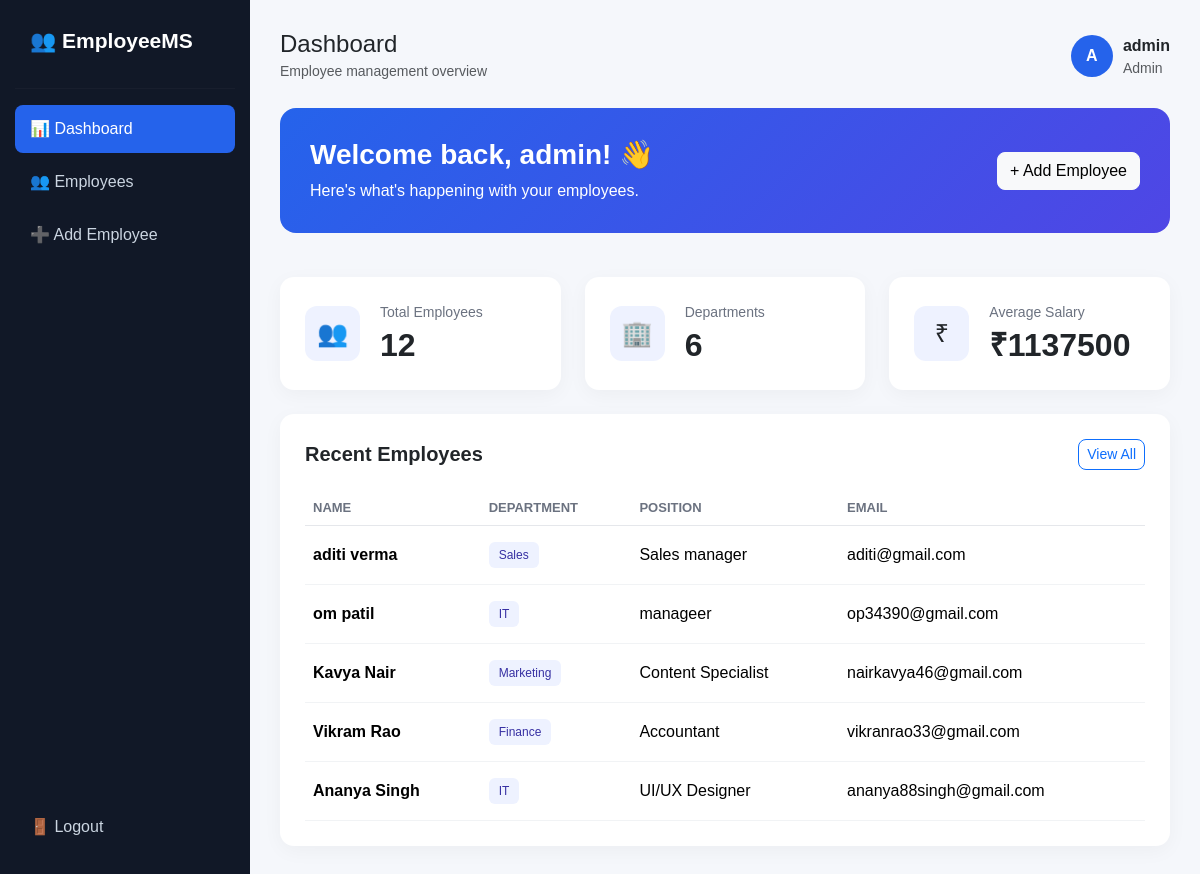
The app's page /dashboard (signed in) with its own data.
### tables this page shows
CREATE TABLE employees (
            id INTEGER PRIMARY KEY AUTOINCREMENT,
            name TEXT NOT NULL,
            email TEXT NOT NULL UNIQUE,
            phone TEXT,
            department TEXT NOT NULL,
            position TEXT NOT NULL,
            salary REAL NOT NULL,
            date_joined TEXT NOT NULL
        );

### app.py (the view)
@app.route("/dashboard")
@login_required
def dashboard():
    conn = get_db()
    total_employees = conn.execute(
        "SELECT COUNT(*) FROM employees"
    ).fetchone()[0]
    total_departments = conn.execute(
        "SELECT COUNT(DISTINCT department) FROM employees"
    ).fetchone()[0]
    average_salary = conn.execute(
        "SELECT AVG(salary) FROM employees"
    ).fetchone()[0]
    recent_employees = conn.execute(
        """
        SELECT *
        FROM employees
        ORDER BY id DESC
        LIMIT 5
        """
    ).fetchall()
    conn.close()
    if average_salary is None:
        average_salary = 0
    return render_template(
        "dashboard.html",
        total_employees=total_employees,
        total_departments=total_departments,
        average_salary=average_salary,
        recent_employees=recent_employees
    )

### app.py (called while the page is built)
def get_db():
    conn = sqlite3.connect(DATABASE)
    conn.row_factory = sqlite3.Row
    return conn

def login_required(function):
    @wraps(function)
    def decorated_function(*args, **kwargs):
        if "user_id" not in session:
            flash("Please login first.", "warning")
            return redirect(url_for("login"))
        return function(*args, **kwargs)
    return decorated_function

### templates/dashboard.html (shortened to what this page needs)
<!DOCTYPE html>
<html lang="en">
<head>
    <link
        href="https://cdn.jsdelivr.net/npm/bootstrap@5.3.3/dist/css/bootstrap.min.css"
        rel="stylesheet"
    >
    <link
        rel="stylesheet"
        href="{{ url_for('static', filename='style.css') }}"
    >
</head>
<body>
<div class="dashboard-wrapper">
    <aside class="sidebar">
        <div class="sidebar-logo">
            👥 EmployeeMS
        </div>
        <hr>
        <a href="{{ url_for('dashboard') }}" class="sidebar-link active">
            📊 Dashboard
        </a>
        <a href="{{ url_for('employees') }}" class="sidebar-link">
            👥 Employees
        </a>
        <a href="{{ url_for('add_employee') }}" class="sidebar-link">
            ➕ Add Employee
        </a>
        <div class="sidebar-bottom">
            <a href="{{ url_for('logout') }}" class="sidebar-link">
                🚪 Logout
            </a>
        </div>
    </aside>
    <main class="main-content">
        <div class="topbar">
            <div>
                <h4 class="mb-0">
                    Dashboard
                </h4>
                <small class="text-muted">
                    Employee management overview
                </small>
            </div>
            <div class="user-info">
                <div class="avatar">
                    {{ session["username"][0].upper() }}
                </div>
                <div>
                    <strong>
                        {{ session["username"] }}
                    </strong>
                    <small class="d-block text-muted">
                        {{ session["role"] }}
                    </small>
                </div>
            </div>
        </div>
        <div class="welcome-card">
            <div>
                <h3>
                    Welcome back, {{ session["username"] }}! 👋
                </h3>
                <p class="mb-0">
                    Here's what's happening with your employees.
                </p>
            </div>
            <a
                href="{{ url_for('add_employee') }}"
                class="btn btn-light"
            >
                + Add Employee
            </a>
        </div>
        <div class="row g-4 mt-1">
            <div class="col-md-4">
                <div class="stat-card">
                    <div class="stat-icon">
                        👥
                    </div>
                    <div>
                        <p>
                            Total Employees
                        </p>
                        <h2>
                            {{ total_employees }}
                        </h2>
                    </div>
                </div>
            </div>
            <div class="col-md-4">
                <div class="stat-card">
                    <div class="stat-icon">
                        🏢
                    </div>
                    <div>
                        <p>
                            Departments
                        </p>
                        <h2>
                            {{ total_departments }}
                        </h2>
                    </div>
                </div>
            </div>
            <div class="col-md-4">
                <div class="stat-card">
                    <div class="stat-icon">
                        ₹
                    </div>
                    <div>
                        <p>
                            Average Salary
                        </p>
                        <h2>
                            ₹{{ "%.0f"|format(average_salary) }}
                        </h2>
                    </div>
                </div>
            </div>
        </div>
        <div class="content-card mt-4">
            <div class="card-header-custom">
                <h5>
                    Recent Employees
                </h5>
                <a
                    href="{{ url_for('employees') }}"
                    class="btn btn-sm btn-outline-primary"
                >
                    View All
                </a>
            </div>
            <div class="table-responsive">
                <table class="table align-middle">
                    <thead>
                        <tr>
                            <th>Name</th>
                            <th>Department</th>
                            <th>Position</th>
                            <th>Email</th>
                        </tr>
                    </thead>
                    <tbody>
                    {% for employee in recent_employees %}
                        <tr>
                            <td>
                                <strong>
                                    {{ employee["name"] }}
                                </strong>
                            </td>
                            <td>
                                <span class="badge department-badge">
                                    {{ employee["department"] }}
                                </span>
                            </td>
                            <td>
                                {{ employee["position"] }}
                            </td>
                            <td>
                                {{ employee["email"] }}
                            </td>
                        </tr>
                    {% endfor %}
                    </tbody>
                </table>
            </div>
        </div>
    </main>
</div>
</body>
</html>

### static/style.css (style rules this page uses)
body { margin: 0; background: #f5f7fb; color: #212529; font-family: Arial, Helvetica, sans-serif; }
.dashboard-wrapper { min-height: 100vh; display: flex; }
.sidebar { width: 250px; background: #111827; color: white; padding: 25px 15px; position: fixed; top: 0; bottom: 0; left: 0; }
.sidebar-logo { font-size: 21px; font-weight: 700; padding: 0 15px 15px; }
.sidebar hr { border-color: rgba(255,255,255,0.1); }
.sidebar-link { display: block; padding: 12px 15px; margin: 5px 0; color: #cbd5e1; text-decoration: none; border-radius: 8px; transition: 0.2s; }
.sidebar-link.active { background: #2563eb; color: white; }
.sidebar-bottom { position: absolute; bottom: 20px; left: 15px; right: 15px; }
.main-content { margin-left: 250px; width: calc(100% - 250px); padding: 30px; }
.topbar { display: flex; justify-content: space-between; align-items: center; margin-bottom: 25px; }
.user-info { display: flex; align-items: center; gap: 10px; }
.avatar { width: 42px; height: 42px; border-radius: 50%; background: #2563eb; color: white; display: flex; align-items: center; justify-content: center; font-weight: bold; }
.welcome-card { background: linear-gradient( 135deg, #2563eb, #4f46e5 ); color: white; padding: 30px; border-radius: 16px; display: flex; justify-content: space-between; align-items: center; margin-bottom: 20px; }
.welcome-card h3 { font-weight: 700; }
.stat-card { background: white; border-radius: 14px; padding: 25px; display: flex; align-items: center; gap: 20px; box-shadow: 0 5px 20px rgba(0, 0, 0, 0.04); }
.stat-icon { width: 55px; height: 55px; border-radius: 12px; background: #eef2ff; display: flex; align-items: center; justify-content: center; font-size: 25px; }
.stat-card p { margin: 0; color: #6b7280; font-size: 14px; }
.stat-card h2 { margin: 3px 0 0; font-weight: 700; }
.content-card { background: white; border-radius: 14px; padding: 25px; box-shadow: 0 5px 20px rgba(0, 0, 0, 0.04); }
.card-header-custom { display: flex; justify-content: space-between; align-items: center; margin-bottom: 20px; }
.card-header-custom h5 { margin: 0; font-weight: 700; }
.table { margin-bottom: 0; }
.table thead th { color: #6b7280; font-size: 13px; text-transform: uppercase; border-bottom: 1px solid #e5e7eb; }
.table tbody td { padding-top: 16px; padding-bottom: 16px; border-color: #f1f3f5; }
.department-badge { background: #eef2ff; color: #3730a3; padding: 7px 10px; font-weight: 500; }
.btn { border-radius: 8px; font-weight: 500; }

### records on screen
employees: name "aditi verma", department "Sales", position "Sales manager", email "aditi@gmail.com"
employees: name "om patil", department "IT", position "manageer", email "op34390@gmail.com"
employees: name "Kavya Nair", department "Marketing", position "Content Specialist", email "nairkavya46@gmail.com"
employees: name "Vikram Rao", department "Finance", position "Accountant", email "vikranrao33@gmail.com"
employees: name "Ananya Singh", department "IT", position "UI/UX Designer", email "ananya88singh@gmail.com"

### other values on screen
{{ session["username"][0].upper() }} "A"
{{ session["username"] }} "admin"
{{ session["role"] }} "Admin"
{{ total_employees }} "12"
{{ total_departments }} "6"
{{ "%.0f"|format(average_salary) }} "1137500"
